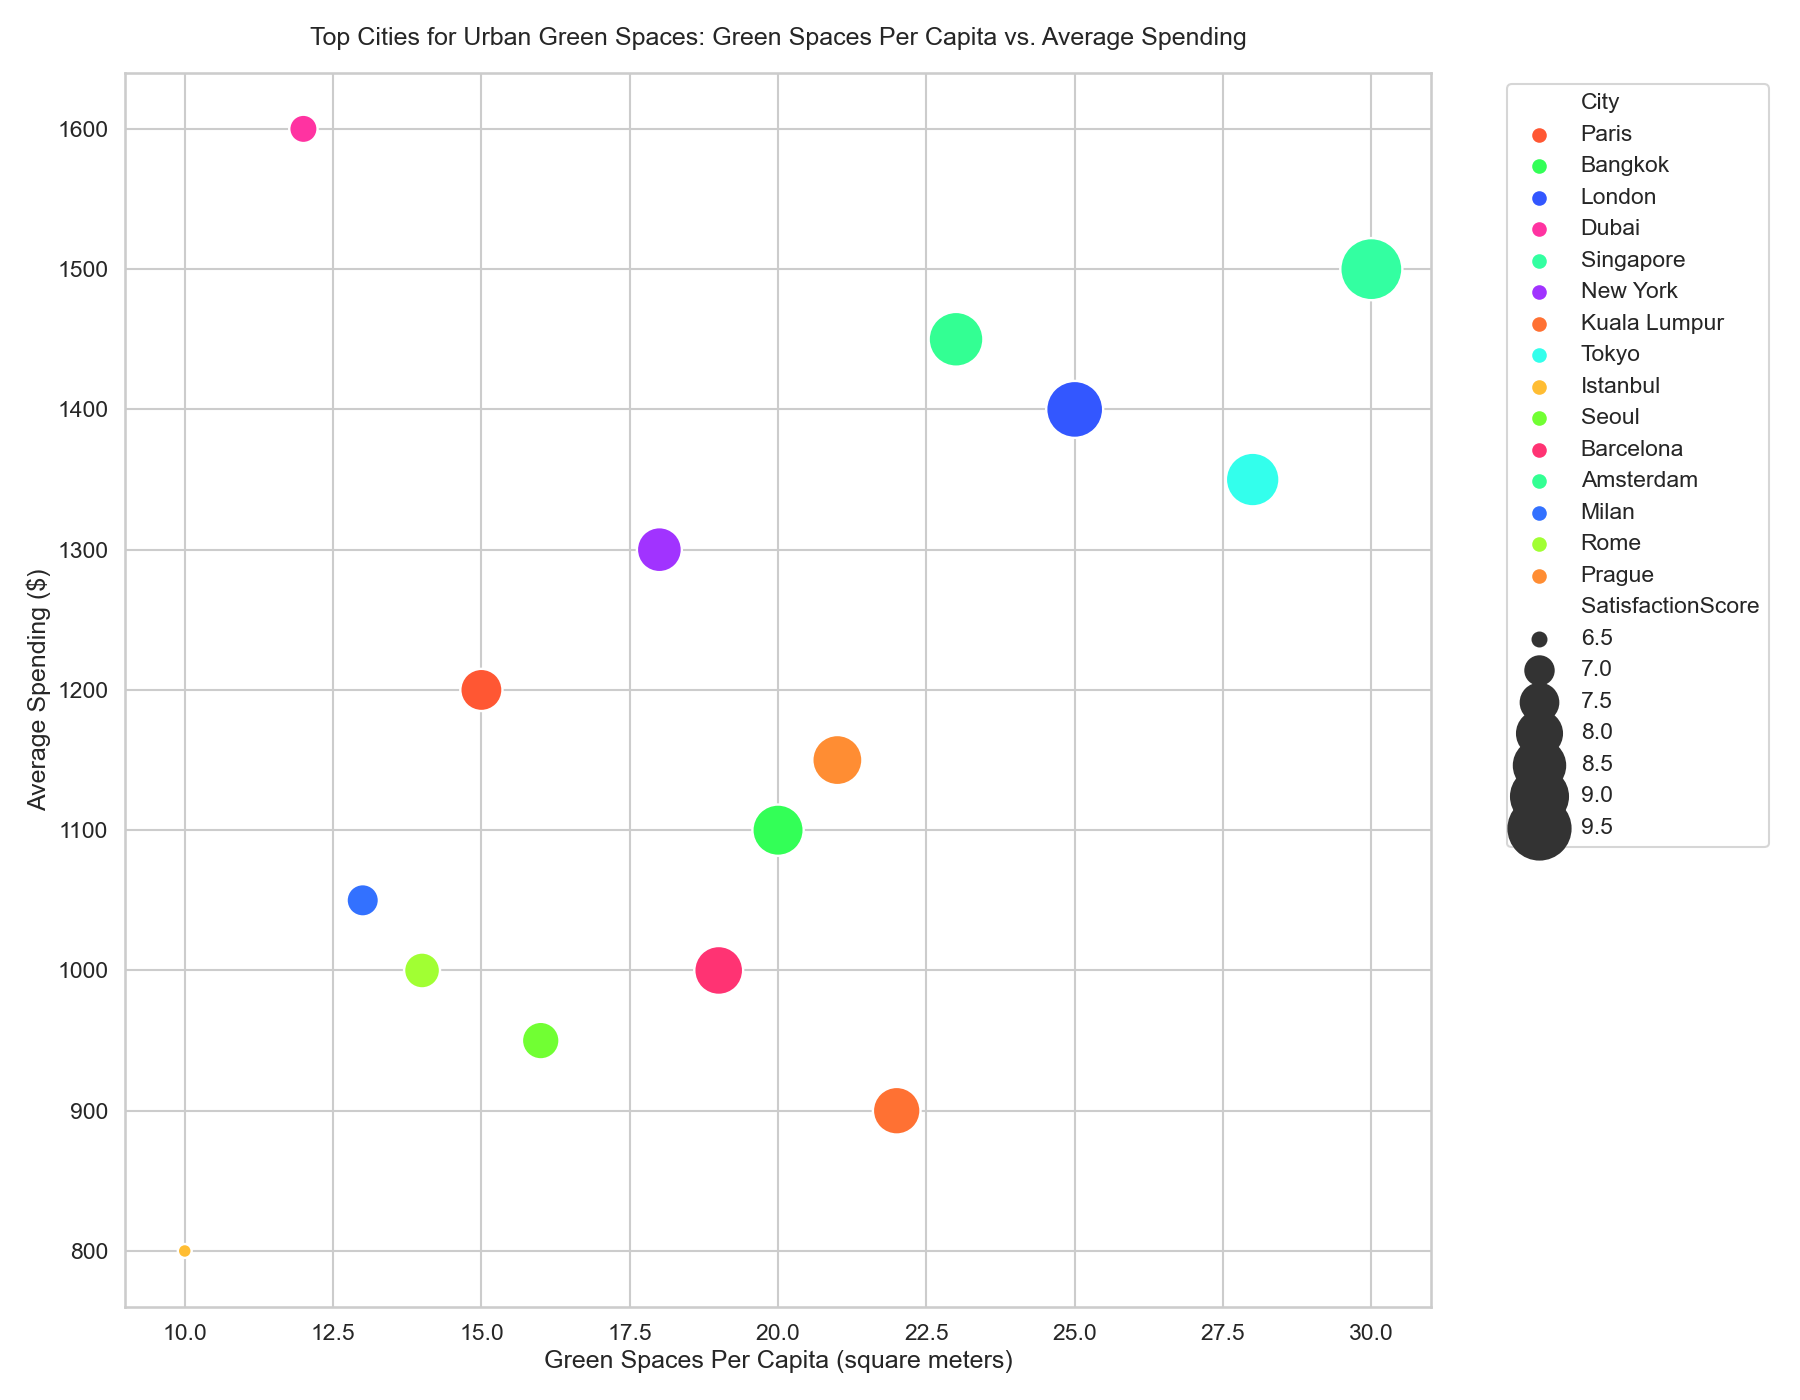

Source code (Python):

import pandas as pd
import seaborn as sns
import matplotlib.pyplot as plt

# Define the dataset
data = {
    "City": ["Paris", "Bangkok", "London", "Dubai", "Singapore",
             "New York", "Kuala Lumpur", "Tokyo", "Istanbul", "Seoul",
             "Barcelona", "Amsterdam", "Milan", "Rome", "Prague"],
    "GreenSpacesPerCapita": [15, 20, 25, 12, 30,
                             18, 22, 28, 10, 16,
                             19, 23, 13, 14, 21],
    "SatisfactionScore": [7.8, 8.5, 9.0, 7.0, 9.5,
                          8.0, 8.2, 8.7, 6.5, 7.5,
                          8.3, 8.8, 7.2, 7.4, 8.4],
    "AverageSpending": [1200, 1100, 1400, 1600, 1500,
                        1300, 900, 1350, 800, 950,
                        1000, 1450, 1050, 1000, 1150]
}

df = pd.DataFrame(data)

# Define the seaborn style
sns.set_context("talk")
sns.set_style("whitegrid")

# Plotting
plt.figure(figsize=(18, 14))
bubble_chart = sns.scatterplot(
    data=df, 
    x="GreenSpacesPerCapita", 
    y="AverageSpending", 
    hue="City", 
    size="SatisfactionScore",
    sizes=(100, 2000),
    palette=["#FF5733", "#33FF57", "#3357FF", "#FF33A1", "#33FFA1",
             "#A133FF", "#FF7133", "#33FFEC", "#FFBD33", "#71FF33",
             "#FF3373", "#33FF93", "#3371FF", "#A1FF33", "#FF8D33"]
).set_title('Top Cities for Urban Green Spaces: Green Spaces Per Capita vs. Average Spending', pad=20)

# Modify axes labels
plt.xlabel("Green Spaces Per Capita (square meters)")
plt.ylabel("Average Spending ($)")
plt.legend(bbox_to_anchor=(1.05, 1), loc=2)
plt.tight_layout()
plt.show()
